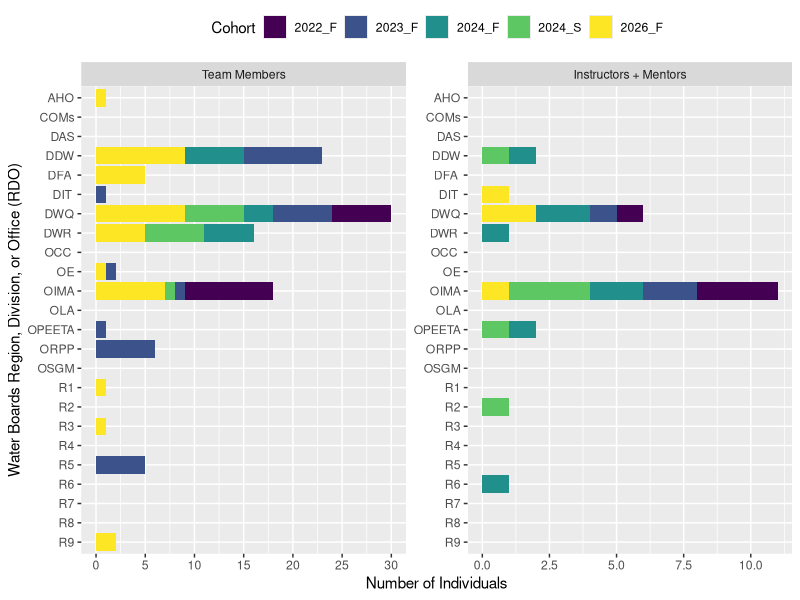
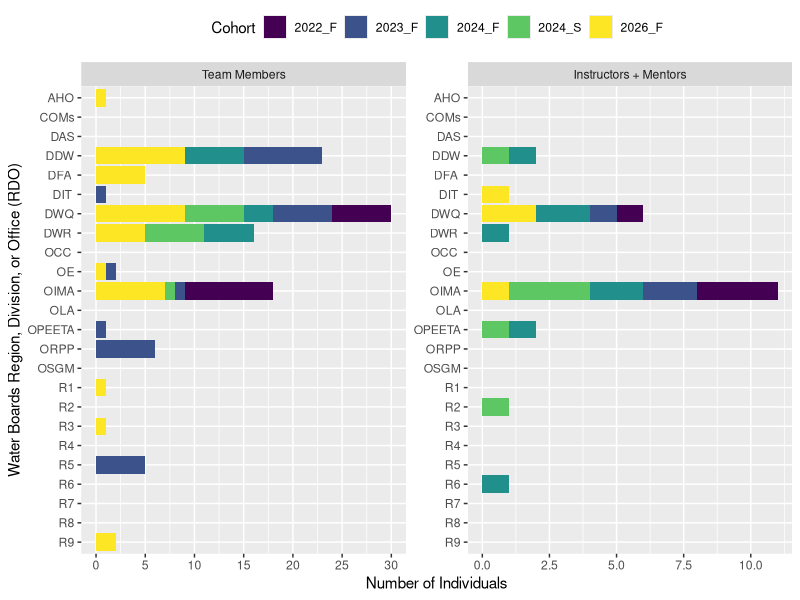

Write the R code that produced these figures, in order.
#install.packages("here")
#install.packages("readr")
#install.packages("tidyr")
#install.packages("ggplot2")
#install.packages("viridis")

library(here)
library(readr)
library(tidyr)
library(ggplot2)
library(viridis)

# Update RDO Data in "cohorts/annual-rdo.csv" 
# Import the RDO data
rdo = read.csv(here("cohorts/annual-rdo.csv"))

# Convert from wide to long format
rdo_long <- gather(rdo, Cohort, Count, 'X2022_F':'X2026_FIM')

# Convert RDO to a factor
rdo_long$RDO <- factor(rdo_long$RDO, levels=rev(unique(rdo_long$RDO)))

# Remove the first character ("X") in front of Cohort years
rdo_long$Cohort <- gsub("^.{0,1}", "", rdo_long$Cohort)

# Add a column to specify the type of individuals represented
rdo_long$IndividualType <- ""

# If Cohort ends in "IM", make IndividualType = "Instructors + Mentors", else  "Team Members"
rdo_long$IndividualType <- ifelse(grepl("IM", rdo_long$Cohort), "Instructors + Mentors", "Team Members")

# Remove "IM" from Cohort years
rdo_long$Cohort <- gsub("\\IM$","", rdo_long$Cohort)

# Create the plot
ggplot(rdo_long, aes(fill=Cohort, x=Count, y=RDO)) + 
  geom_bar(position="stack", stat="identity") +
  theme(legend.position="top") +
  xlab("Number of Individuals") + 
  ylab("Water Boards Region, Division, or Office (RDO)") +
  scale_fill_viridis(discrete = TRUE, option = "viridis") +
  facet_wrap(~factor(IndividualType, c("Team Members", "Instructors + Mentors")), 
             scales = "free") +
  scale_x_continuous(n.breaks=6)

# Save the plot
ggsave(path = "cohorts/images", filename = "annual-rdo.png",
       dpi = 600, width = 7.08, height = 5, units = "in")
